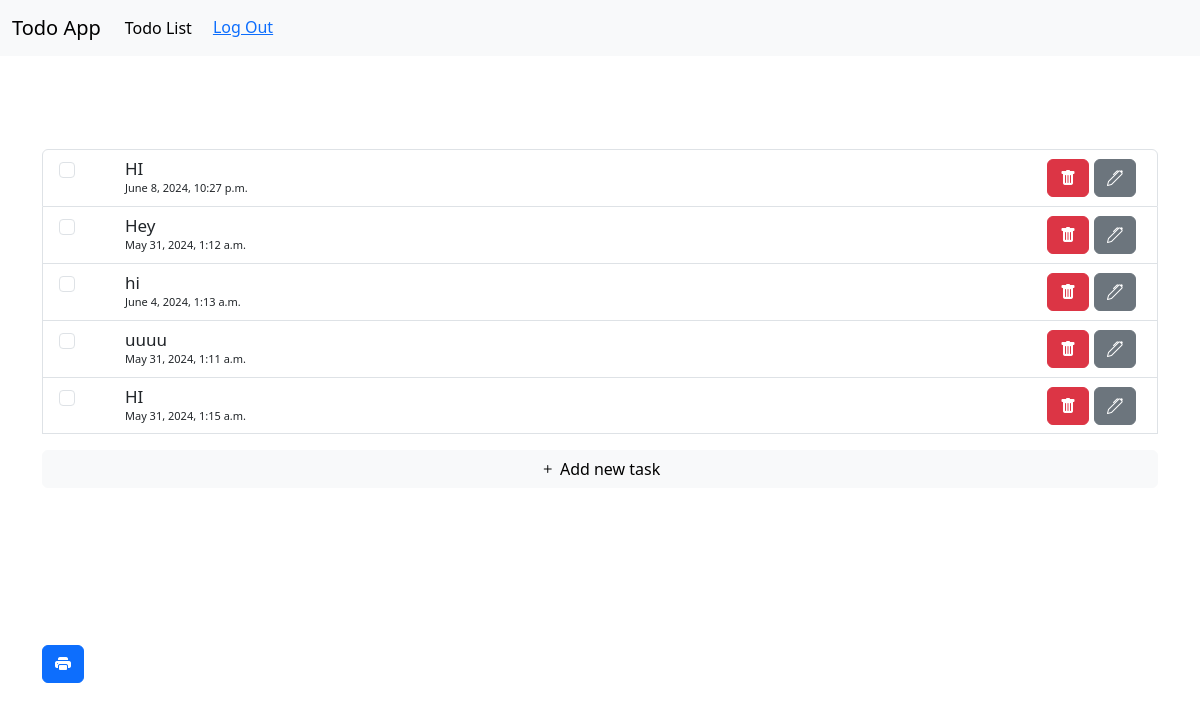
Before: /list/ (signed in) with the older database file.
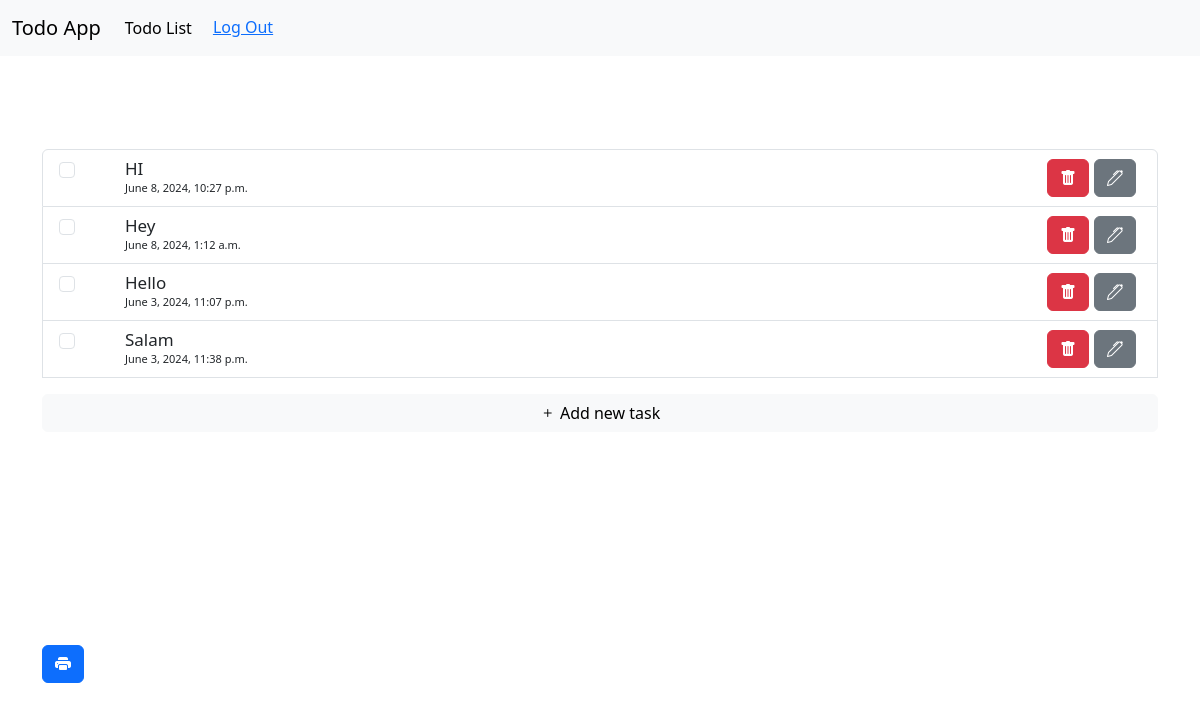
After: the same page with the newer database file.
### todo_app/models.py (models this page shows, shortened)
class TodoItem(models.Model):
    title = models.CharField(max_length=200)
    checked = models.BooleanField(default=False)
    owner = models.ForeignKey(User, on_delete=models.CASCADE, null=True)
    date = models.DateTimeField(blank=True, null=True)

### todo_app/views.py (the view, shortened to what this page needs)
# urls.py: path('list/', todo_list_view, name='todo_list'),
@login_required(login_url='/accounts/login')
def todo_list_view(request):
    user = request.user
    query = TodoItem.objects.filter(owner = user)
    todo_list_len = len(query)
    return render(request, 'todo_app/todo_list.html', {'todolist': query,'todo_list_len': todo_list_len})

### todo_app/templates/todo_app/todo_list.html (shortened to what this page needs)
{% extends 'base.html' %}
{% block content %}
<div class="list-container">
  {% if todo_list_len == 0 %}
  <div>
    <h3>Nothing here ...</h3>
    <a class='link' href="{% url 'todo_app:todo_item_create' %}">You can add a task here</a>
  </div>
  {% else %}
  <div class="todo-list-container">
    <form method="POST" action="{% url 'todo_app:todo_list' %}" id="todo-list-form">
      <div class="todo-list">
        <ul class="list-group">
          {% for todoitem in todolist %}
              <li class="list-group-item todo-item">
                <div class="todo-item-content">
                  {% if todoitem.checked %}
                  <input class="check-input form-check-input job-done-input" type="checkbox" name="checked" checked value="{{todoitem.id}}" aria-label="...">
                  <div class="job-done-text job-text">
                    <h6>{{todoitem.title}}</h6>
                    <p>{{todoitem.date}}</p>
                  </div>
                  {% else %}
                  <input class="check-input form-check-input" type="checkbox" name="checked" value="{{todoitem.id}}" aria-label="...">
                  <div class="job-undone-text job-text">
                    <h6>{{todoitem.title}}</h6>
                    <p>{{todoitem.date}}</p>
                  </div>
                  {% endif %}
                </div>
                <div class="todo-item-action">
                  <a class='btn btn-danger' href="{% url 'todo_app:todo_item_delete' todoitem.id %}"><i class="bi bi-trash-fill"></i></a>
                  <a class='btn btn-secondary' href="{% url 'todo_app:todo_item_edit' todoitem.id %}"><i class="bi bi-pen"></i></a>
                </div>
              </li>
          {% endfor %}
          <a class='btn btn-light mt-3' href="{% url 'todo_app:todo_item_create' %}"><i class="bi bi-plus"></i> Add new task</a>
        </ul>
      </div>
      <button class='btn btn-primary mt-3' id="print-paper" type="button"><i class="bi bi-printer-fill"></i></button>
  </form>
  </div>
  {% endif %}
</div>
{% endblock %}

### todo_app/templates/base.html (shortened to what this page needs)
<!DOCTYPE html>
<html lang="en">
<head>
    <link href="https://cdn.jsdelivr.net/npm/bootstrap@5.3.3/dist/css/bootstrap.min.css" rel="stylesheet">
    <link rel="stylesheet" href="https://cdn.jsdelivr.net/npm/bootstrap-icons@1.4.0/font/bootstrap-icons.css">
    {% load static %}
    <link rel="stylesheet" href="{% static 'todo_app/styles.css' %}">
</head>
<body>
    <nav class="navbar navbar-expand-lg bg-body-tertiary">
        <div class="container-fluid">
          <a class="navbar-brand" href="{% url 'todo_app:home' %}">Todo App</a>
          <div class="collapse navbar-collapse" id="navbarNav">
            <ul class="navbar-nav">
              <li class="nav-item">
                <a class="nav-link active" aria-current="page" href="{% url 'todo_app:todo_list' %}">Todo List</a>
              </li>
              <li class="nav-item">
                {% if user.is_authenticated %}
                <form action='{% url "accounts:logout" %}' method="POST">
                  <button class='btn btn-link'>Log Out</button>
                </form>
                {% else %}
                <a class='btn btn-link' href="{% url 'accounts:login' %}">Log In</a> / <a class='btn btn-link' href="{% url 'accounts:signup' %}">Sign Up</a>
                {% endif %}
              </li>
            </ul>
          </div>
        </div>
      </nav>
    <div class="container">
        {% block content %}{% endblock %}
    </div>
</body>
</html>

### static/todo_app/styles.css (style rules this page uses)
.todo-list-container { width: 100%; }
.todo-list { min-height: 60vh; }
.todo-item { display: flex; align-items: center; justify-content: space-between; }
.list-container { display: flex; width: 100%; justify-content: center; align-items: center; min-height: 90vh; }
.todo-item-content { display: flex; }
.todo-item-content input { margin-right: 10px; }
.todo-item-action { display: flex; }
.todo-item-action a { margin-right: 5px; }
.job-text h6 { font-size: 17px; margin: 1px 0; margin-left: 40px; }
.job-text p { font-size: 11px; margin: 1px 0; margin-left: 40px; }

Changed rows visible on the page:
removed TodoItem: title "hi", date "June 4, 2024, 1:13 a.m."
removed TodoItem: title "uuuu", date "May 31, 2024, 1:11 a.m."
changed TodoItem "Hey": date "May 31, 2024, 1:12 a.m." → "June 8, 2024, 1:12 a.m."
added TodoItem: title "Hello", date "June 3, 2024, 11:07 p.m."
changed TodoItem: title "HI" → "Salam"; date "May 31, 2024, 1:15 a.m." → "June 3, 2024, 11:38 p.m."
